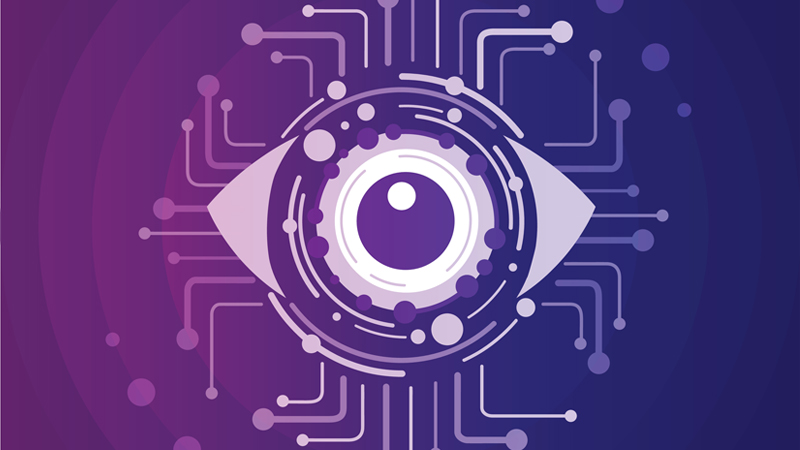
#> input picture assets/cvess.jpg, 800 x 450 px
$ python translate_01.py
#> lines starting #> are read from the running program, lines starting #| are printed output that depends on the picture
import numpy as np
import cv2

img = cv2.imread("assets/cvess.jpg")
#> img is the input picture: shape (450, 800, 3); mean B, G, R 130.6, 60.2, 91.9
cv2.imshow("Original", img)
cv2.waitKey(0)
(h, w) = img.shape[:2]
#> h = 450; w = 800

# Specify our 2x3 matrix
mat = np.float32([[1, 0, -140], [0, 1, 20]])
translated = cv2.warpAffine(img, mat, (w, h))
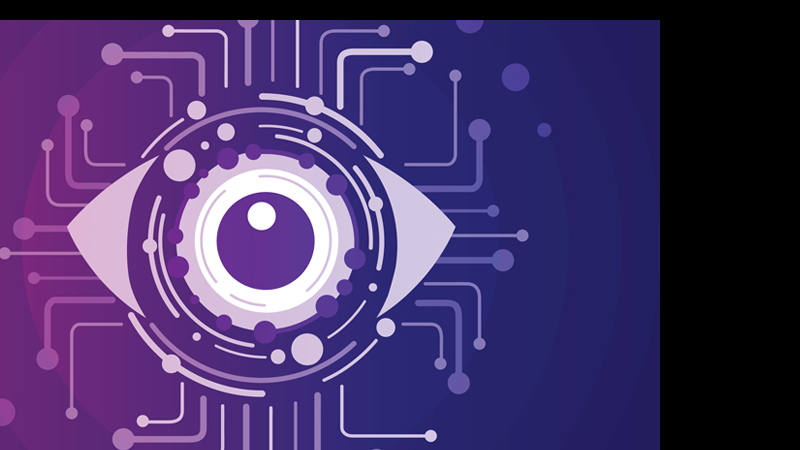
#> translated: shape (450, 800, 3); mean B, G, R 105.9, 51.7, 71.2
cv2.imshow("Translated", translated)
cv2.waitKey(0)
